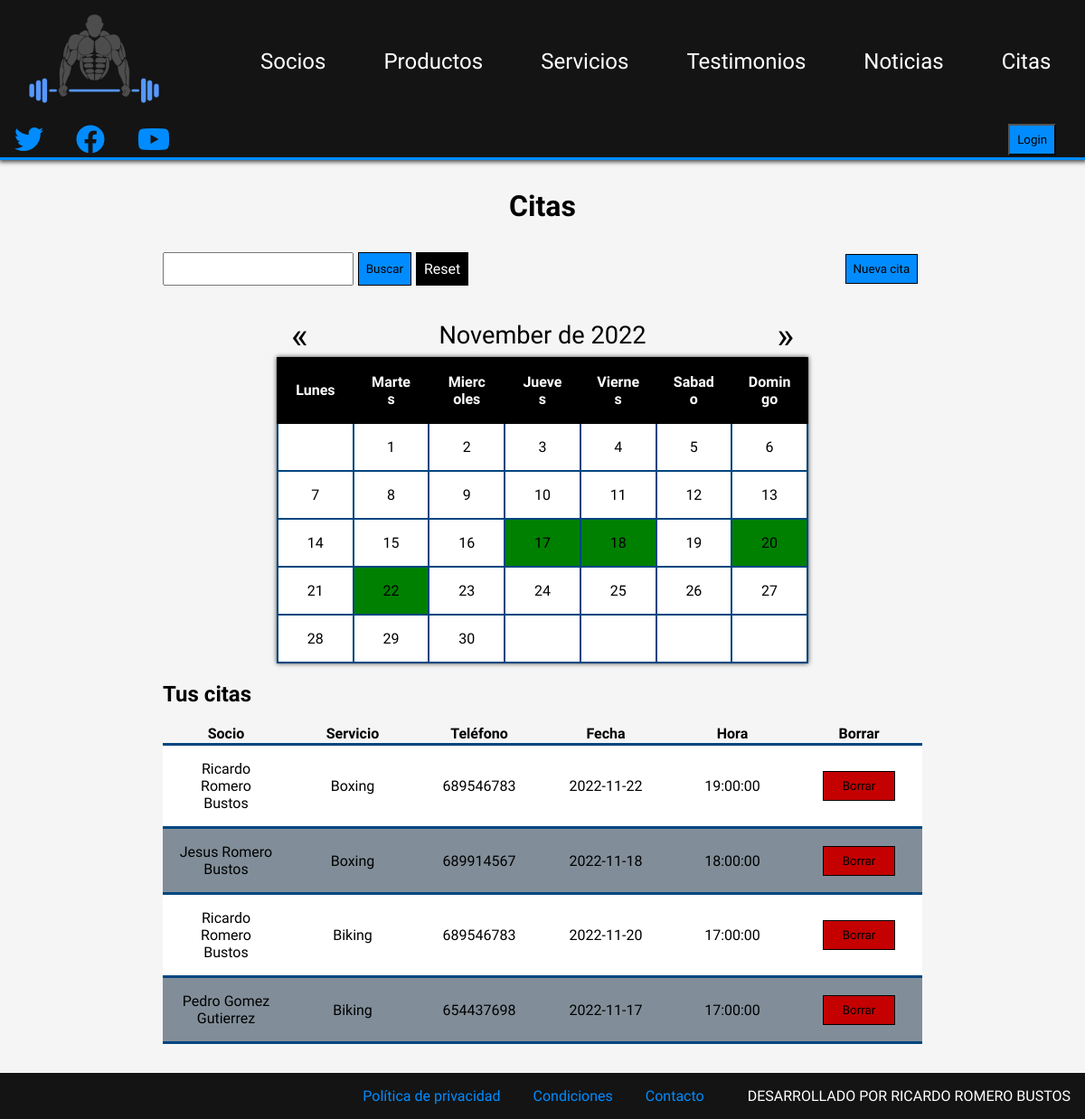
The page /php/citas.php?nuevo_mes=11&nuevo_ano=2022 on the database as committed earlier.
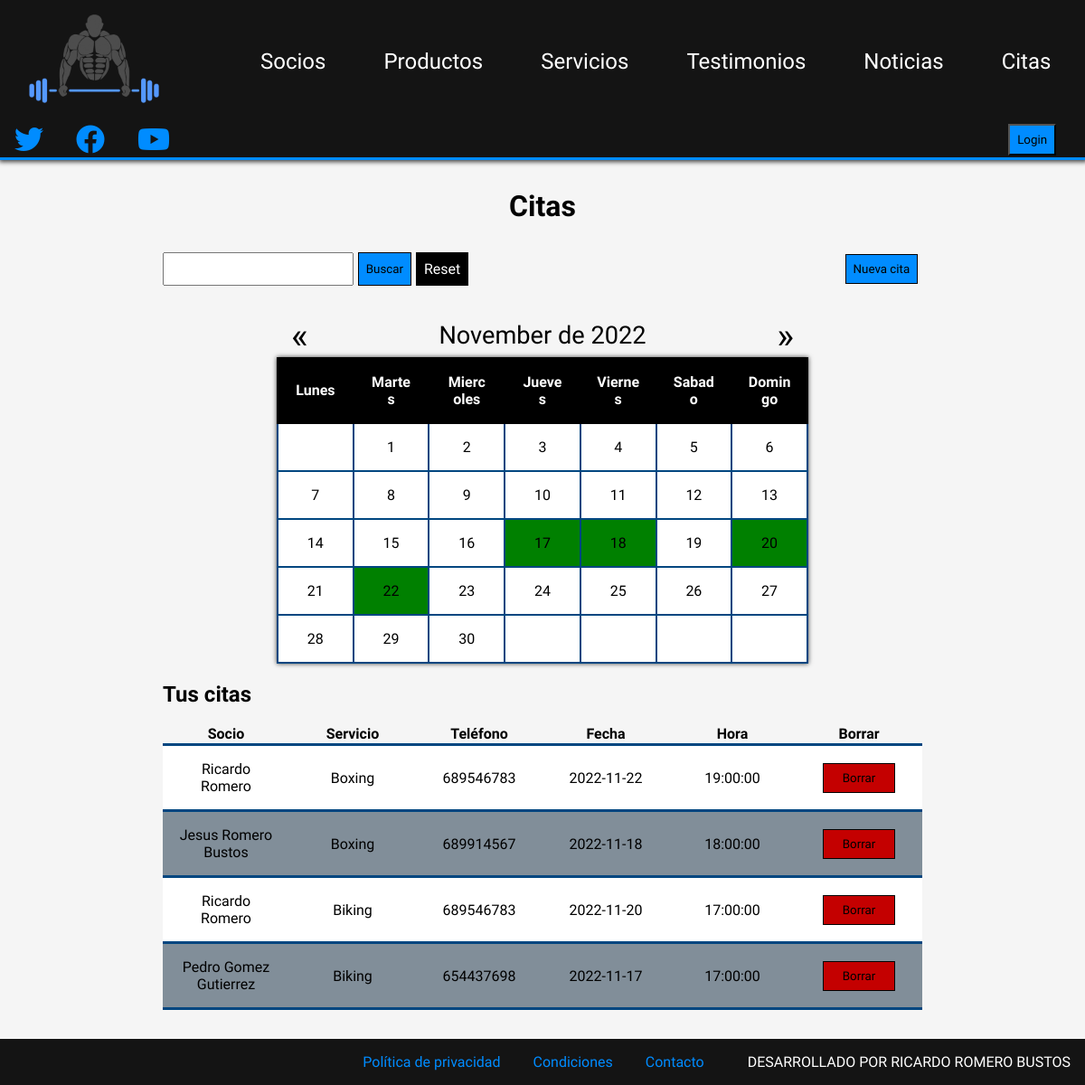
The same page on the database as committed later.
### tables this page shows
CREATE TABLE `citas` (
  `socio` bigint(20) UNSIGNED NOT NULL,
  `servicio` bigint(20) UNSIGNED NOT NULL,
  `fecha` date NOT NULL,
  `hora` time NOT NULL
);

CREATE TABLE `socio` (
  `id` bigint(20) UNSIGNED NOT NULL,
  `nombre` varchar(50) NOT NULL,
  `edad` int(2) UNSIGNED NOT NULL,
  `usuario` varchar(15) NOT NULL,
  `pass` varchar(15) NOT NULL,
  `telefono` int(9) UNSIGNED NOT NULL,
  `foto` varchar(50) NOT NULL
);

CREATE TABLE `servicio` (
  `id` bigint(20) UNSIGNED NOT NULL,
  `descripcion` varchar(80) NOT NULL,
  `duracion` int(3) UNSIGNED NOT NULL,
  `precio` double(5,2) UNSIGNED NOT NULL
);

### php/citas.php (the view, shortened to what the changed rows need)
<!DOCTYPE html>
<html lang="en">
<head>
    <link rel="stylesheet" href="../css/estilos.css">
    <link rel="stylesheet" href="https://cdnjs.cloudflare.com/ajax/libs/font-awesome/6.2.0/css/all.min.css" />
</head>
<body>
    <main>
        <section class="seccionCitas seccion">
            <h1>Citas</h1>
            <?php
                $con=conectarServidor();
                if($_GET){
                    $m=$_GET["nuevo_mes"];
                    $a=$_GET["nuevo_ano"];
                }else{
                    $marca=time();
                    $m=date('m', $marca);
                    $a=date('Y', $marca);
                }
                echo "<table class=\"calendario\">
                <thead>
                    <tr>
                        <th>Lunes</th>
                        <th>Martes</th>
                        <th>Miercoles</th>
                        <th>Jueves</th>
                        <th>Viernes</th>
                        <th>Sabado</th>
                        <th>Domingo</th>
                    </tr>
                </thead>
                <tbody>";
                echo "</tbody>";
                echo "</table>";
                $citas=$con->query("select distinct socio,servicio,nombre,descripcion,telefono,fecha,hora from citas,servicio,socio where socio=socio.id and servicio=servicio.id and fecha like '%$a-$m-%'");
                if($citas->num_rows>0){
                    echo "<h2>Tus citas</h2>";
                    echo "<table>
                    <thead>
                        <tr>
                            <th>Socio</th>
                            <th>Servicio</th>
                            <th>Teléfono</th>
                            <th>Fecha</th>
                            <th>Hora</th>
                            <th>Borrar</th>
                        </tr>
                    </thead>
                    <tbody>";
                    while($fila_citas2=$citas->fetch_array(MYSQLI_ASSOC)){
                        echo "<tr>
                            <td>$fila_citas2[nombre]</td>
                            <td>$fila_citas2[descripcion]</td>
                            <td>$fila_citas2[telefono]</td>
                            <td>$fila_citas2[fecha]</td>
                            <td>$fila_citas2[hora]</td>
                            <td>
                                <form action=\"editar_citas.php\" method=\"post\">
                                    <input type=\"hidden\" name=\"id_socio\" value=\"$fila_citas2[socio]\">
                                    <input type=\"hidden\" name=\"id_servicio\" value=\"$fila_citas2[servicio]\">
                                    <input type=\"hidden\" name=\"fecha\" value=\"$fila_citas2[fecha]\">
                                    <input type=\"submit\" name=\"borrar_cita\" value=\"Borrar\" class=\"btn-borrar\">
                                </form>
                            </td>
                        </tr>";
                    }
                    echo "</tbody>";
                    echo "</table>";
                }
            ?>
        </section>
    </main>
</body>
</html>

Rows that differ between the two databases and show on the page:
changed through a linked row, citas (number 1 of 4 on the later page): socio.nombre "Ricardo Romero Bustos" → "Ricardo Romero"
changed through a linked row, citas (number 3 of 4 on the later page): socio.nombre "Ricardo Romero Bustos" → "Ricardo Romero"
